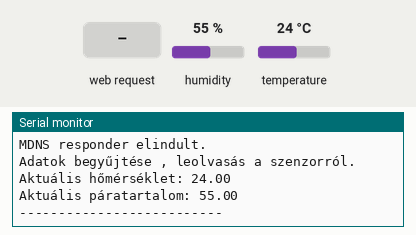
This sketch was run on a simulated ESP8266 (NodeMCU). Parts: the last lines printed to the serial monitor. Inputs (shaded band) come from the test bench; at power-on: humidity 55 %, temperature 24 °C. WiFi joins after 1.5 s; servers stay silent unless stated.

Above: at 4.8 s.
4.9 s: humidity set to 19 %
At 5.9 s:
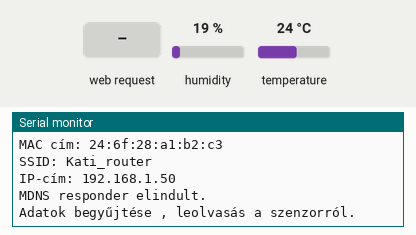
13.0 s: HTTP request GET / received
At 15.1 s:
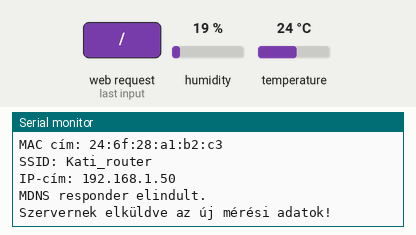
16.0 s: humidity set to 22 %
At 18.9 s:
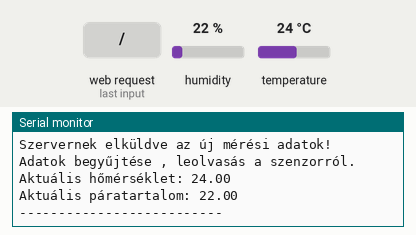
19.0 s: temperature set to 12 °C
At 22.84 s:
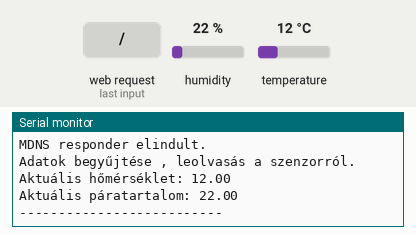

Measured:
- after the input at 13.0 s, the serial monitor: prints a new line after 1.6 s (image 2)
- after the input at 16.0 s, the serial monitor: prints a new line after 2.6 s (image 3)
- after the input at 19.0 s, the serial monitor: prints a new line after 3.6 s (image 4)

The sketch:

szerverszoba_meres2.ino
```cpp
const int refresh=30; // Webhely frissítési gyakoriság
#include "dht.h"
#define DHTPIN 5     // PIN 5 GPIO5 D1
dht DHT;
float tValue;
float hValue;//
// ****** DHT settings end (Robojax.com )


#include <ESP8266WiFi.h>
#include <WiFiClient.h>
#include <ESP8266WebServer.h>
#include <ESP8266mDNS.h>

#ifndef STASSID
#define STASSID "Kati_router" // Your WiFi SSID
#define STAPSK  "papo1234" //Your WiFi password
#endif

const char* ssid = STASSID;
const char* password = STAPSK;

ESP8266WebServer server(80);


void sendTemp() {
  String page = "<!DOCTYPE html>\n\n";

  page +="    <meta http-equiv='refresh' content='";
  page += String(refresh);// Milyen gyakran frissüljön be a webhely
  page +="'/>\n";
  page +="<html>\n";
  page +="<head>\n";
  page +="       <meta charset='UTF-8'>\n";
  page +="</head>\n";
  page +="<body>\n";
  page +="<h1>Tamási Zoltán Roland (DE-IK)</h1>\n";
  page +="<p style=\"font-size:50px;\">Aktuális hőmérséklet<br/>\n";
  page +="<p style=\"color:green; font-size:50px;\">";
  page += String(tValue, 2);
  page +=" °C</p>\n";
  page +="<p style=\"font-size:50px;\">Aktuális páratartalom<br/>\n";
  page +="<p style=\"color:blue; font-size:50px;\">";
  page += String(hValue, 2);
  page +=" %</p>\n";
  page +="</body>\n";
  page +="</html>\n";
 server.send(200,  "text/html",page);
 Serial.println("Szervernek elküldve az új mérési adatok!");
 delay(1000);

}

void handleNotFound() {

  String message = "File Not Found\n\n";
  message += "URI: ";
  message += server.uri();
  message += "\nMethod: ";
  message += (server.method() == HTTP_GET) ? "GET" : "POST"; // Ha a kérés típusa GET, akkor GET, amúgy meg POST kérés lesz.
  message += "\nArguments: ";
  message += server.args();
  message += "\n";
  for (uint8_t i = 0; i < server.args(); i++) {
    message += " " + server.argName(i) + ": " + server.arg(i) + "\n";
  }
  server.send(404, "text/plain", message);

}


IPAddress local_IP(192, 168, 0, 100); // "Fix" IP-cím beállítása a WiFi csatlakozáshoz.
IPAddress gateway(192, 168, 0, 1);

IPAddress subnet(255, 255, 255, 0);
IPAddress primaryDNS(8, 8, 8, 8);   //optional
IPAddress secondaryDNS(8, 8, 4, 4); //optional

void setup(void) {
  Serial.begin(115200); // vagy 9600 baud ráta
  if (!WiFi.config(local_IP, gateway, subnet, primaryDNS, secondaryDNS)) {
  Serial.println("STA Failed to configure"); }


  WiFi.mode(WIFI_STA);


  server.on("/", sendTemp); // Szerverbe az elkészített HTML kód küldése HTTP kéréssel


  server.on("/inline", []() {
    server.send(200, "text/plain", "this works as well");
  });

  server.onNotFound(handleNotFound);

  server.begin();
  Serial.println("HTTP server started");
}

void loop(void) {

   WiFi.begin(ssid, password);
  Serial.println("");

  // Wait for connection
  while (WiFi.status() != WL_CONNECTED) { // Amíg nem sikerül csatlakozni, addig újrapróbálkozás
    delay(500);
    Serial.print(".");
  }
  if (WiFi.status() == WL_CONNECTED)
  {
    uint8_t macAddr[6];
    WiFi.macAddress(macAddr);
    Serial.printf("MAC cím: %02x:%02x:%02x:%02x:%02x:%02x", macAddr[0], macAddr[1], macAddr[2], macAddr[3], macAddr[4], macAddr[5]);

  Serial.println("");
  Serial.print("SSID: ");
  Serial.println(ssid);
  Serial.print("IP-cím: ");
  Serial.println(WiFi.localIP());

  if (MDNS.begin("robojaxDHT")) {
    Serial.println("MDNS responder elindult.");
  }

  server.handleClient();
  MDNS.update();
  Serial.println("Adatok begyűjtése , leolvasás a szenzorról.");
  delay(2000);
  int readData = DHT.read22(DHTPIN); // Adatolvasás a megfelelő adatcsatornáról
  float t = DHT.temperature;// Read temperature as Celsius (the default)
  delay(500);
  readData = DHT.read22(DHTPIN);
  float h = DHT.humidity;// Reading humidity
  delay(500);
  if ((isnan(h) || ((h < 20.0) || (h > 90))) || (isnan(t) || ((t < 10.0) || (t > 40)))) // Rossz értékek kiszűrése
                 {
                     Serial.println("A szenzorról olvasás sikertelen volt.");
                      return;
                 }

     Serial.print("Aktuális hőmérséklet: ");
    Serial.println(t);
     Serial.print("Aktuális páratartalom: ");
    Serial.println(h);
    Serial.println("--------------------------");


 tValue =t;
 hValue = h;

 // float f = DHT.temperature(true);// Alapértelmezetten Celsius true paraméter átadásánál Fahrenheit


  delay(1000);
}
}
```
